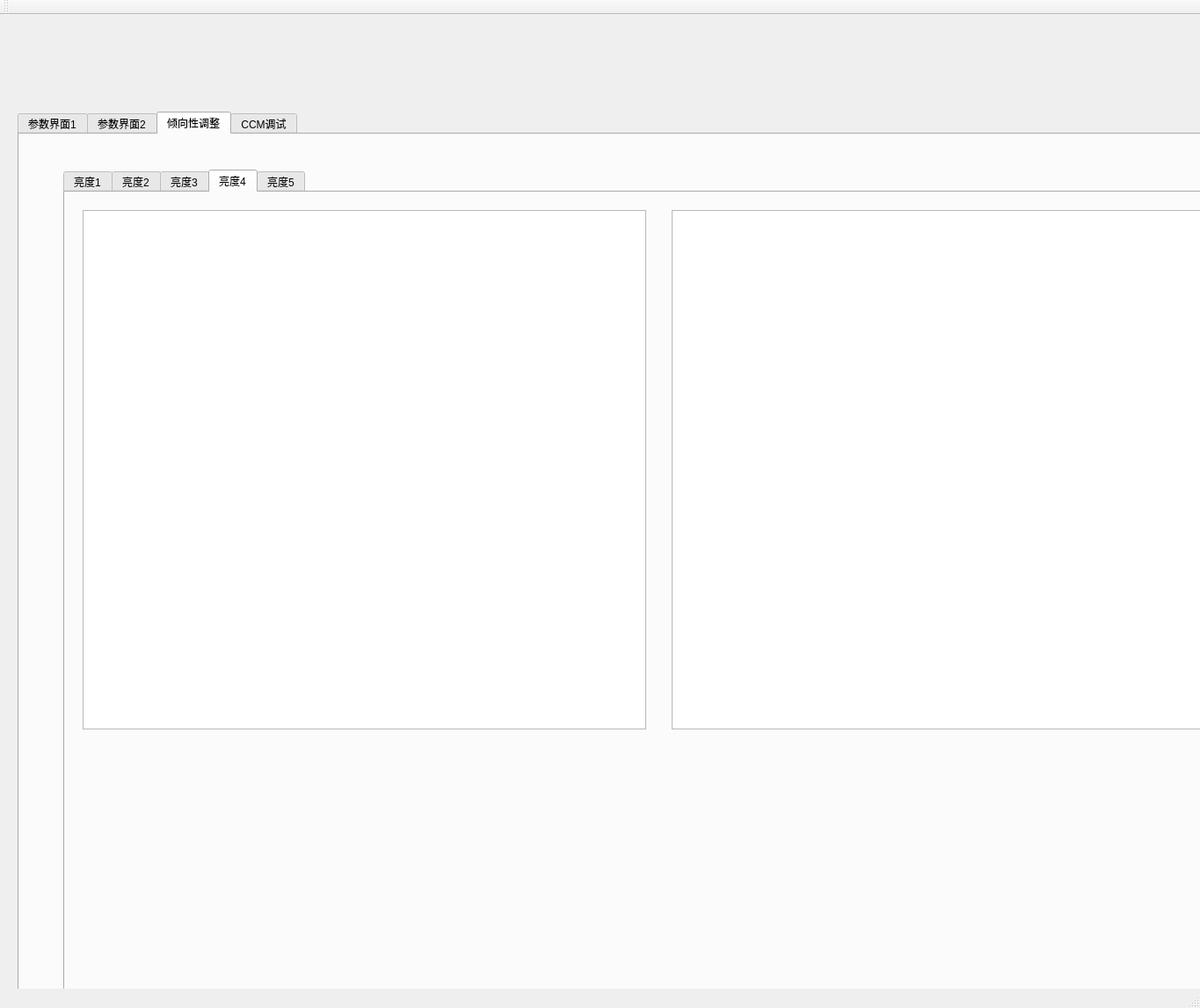
<?xml version="1.0" encoding="UTF-8"?>
<ui version="4.0">
 <class>QtWidgetsApplication1Class</class>
 <widget class="QMainWindow" name="QtWidgetsApplication1Class">
  <property name="geometry">
   <rect>
    <x>0</x>
    <y>0</y>
    <width>1365</width>
    <height>1147</height>
   </rect>
  </property>
  <property name="windowTitle">
   <string>QtWidgetsApplication1</string>
  </property>
  <widget class="QWidget" name="centralWidget">
   <widget class="QTabWidget" name="tabWidgetAll">
    <property name="geometry">
     <rect>
      <x>20</x>
      <y>110</y>
      <width>1811</width>
      <height>1651</height>
     </rect>
    </property>
    <property name="currentIndex">
     <number>2</number>
    </property>
    <widget class="QWidget" name="tabMetering">
     <attribute name="title">
      <string>参数界面1</string>
     </attribute>
     <widget class="QTableWidget" name="tableWidgetInt">
      <property name="geometry">
       <rect>
        <x>90</x>
        <y>20</y>
        <width>561</width>
        <height>611</height>
       </rect>
      </property>
      <property name="accessibleName">
       <string/>
      </property>
     </widget>
     <widget class="QTableWidget" name="tableWidgetHist">
      <property name="geometry">
       <rect>
        <x>760</x>
        <y>60</y>
        <width>841</width>
        <height>571</height>
       </rect>
      </property>
     </widget>
     <widget class="QPushButton" name="pushButtonLoad">
      <property name="geometry">
       <rect>
        <x>310</x>
        <y>650</y>
        <width>75</width>
        <height>24</height>
       </rect>
      </property>
      <property name="text">
       <string>加载参数</string>
      </property>
     </widget>
     <widget class="QPushButton" name="pushButtonSave">
      <property name="geometry">
       <rect>
        <x>410</x>
        <y>650</y>
        <width>75</width>
        <height>24</height>
       </rect>
      </property>
      <property name="text">
       <string>保存参数</string>
      </property>
     </widget>
     <widget class="QTableWidget" name="tableWidgetHist_2">
      <property name="geometry">
       <rect>
        <x>750</x>
        <y>670</y>
        <width>821</width>
        <height>601</height>
       </rect>
      </property>
     </widget>
     <widget class="QLabel" name="label">
      <property name="geometry">
       <rect>
        <x>790</x>
        <y>40</y>
        <width>71</width>
        <height>16</height>
       </rect>
      </property>
      <property name="text">
       <string>颜色区间参数</string>
      </property>
     </widget>
     <widget class="QLabel" name="label_3">
      <property name="geometry">
       <rect>
        <x>790</x>
        <y>640</y>
        <width>141</width>
        <height>20</height>
       </rect>
      </property>
      <property name="text">
       <string>颜色区间权重参数</string>
      </property>
     </widget>
     <widget class="QLabel" name="label_4">
      <property name="geometry">
       <rect>
        <x>50</x>
        <y>670</y>
        <width>91</width>
        <height>16</height>
       </rect>
      </property>
      <property name="text">
       <string>灰区参数</string>
      </property>
     </widget>
     <widget class="QTableWidget" name="tableWidgetBVTh">
      <property name="geometry">
       <rect>
        <x>30</x>
        <y>700</y>
        <width>651</width>
        <height>531</height>
       </rect>
      </property>
     </widget>
    </widget>
    <widget class="QWidget" name="tabArbitration">
     <attribute name="title">
      <string>参数界面2</string>
     </attribute>
     <widget class="QTabWidget" name="tabWidgetTable">
      <property name="geometry">
       <rect>
        <x>80</x>
        <y>40</y>
        <width>1801</width>
        <height>1611</height>
       </rect>
      </property>
      <property name="currentIndex">
       <number>0</number>
      </property>
      <widget class="QWidget" name="tabTarget">
       <attribute name="title">
        <string>亮度权重</string>
       </attribute>
       <widget class="QTabWidget" name="tabTargetMode">
        <property name="geometry">
         <rect>
          <x>10</x>
          <y>130</y>
          <width>1791</width>
          <height>1461</height>
         </rect>
        </property>
        <property name="currentIndex">
         <number>1</number>
        </property>
        <widget class="QWidget" name="LV1_cct">
         <attribute name="title">
          <string>亮度1</string>
         </attribute>
         <widget class="QTableWidget" name="tableLV1_cct">
          <property name="geometry">
           <rect>
            <x>50</x>
            <y>40</y>
            <width>441</width>
            <height>401</height>
           </rect>
          </property>
         </widget>
        </widget>
        <widget class="QWidget" name="LV2_cct">
         <attribute name="title">
          <string>亮度2</string>
         </attribute>
         <widget class="QTableWidget" name="tableLV2_cct">
          <property name="geometry">
           <rect>
            <x>20</x>
            <y>20</y>
            <width>451</width>
            <height>411</height>
           </rect>
          </property>
         </widget>
        </widget>
        <widget class="QWidget" name="LV3_cct">
         <attribute name="title">
          <string>亮度3</string>
         </attribute>
         <widget class="QTableWidget" name="tableLV3_cct">
          <property name="geometry">
           <rect>
            <x>20</x>
            <y>20</y>
            <width>441</width>
            <height>431</height>
           </rect>
          </property>
         </widget>
        </widget>
        <widget class="QWidget" name="LV4_cct">
         <attribute name="title">
          <string>亮度4</string>
         </attribute>
         <widget class="QTableWidget" name="tableLV4_cct">
          <property name="geometry">
           <rect>
            <x>20</x>
            <y>20</y>
            <width>451</width>
            <height>431</height>
           </rect>
          </property>
         </widget>
        </widget>
        <widget class="QWidget" name="LV5_cct">
         <attribute name="title">
          <string>亮度5</string>
         </attribute>
         <widget class="QTableWidget" name="tableLV5_cct">
          <property name="geometry">
           <rect>
            <x>30</x>
            <y>20</y>
            <width>471</width>
            <height>431</height>
           </rect>
          </property>
         </widget>
        </widget>
       </widget>
       <widget class="QTableWidget" name="tableTgMode">
        <property name="geometry">
         <rect>
          <x>10</x>
          <y>10</y>
          <width>1271</width>
          <height>111</height>
         </rect>
        </property>
       </widget>
      </widget>
      <widget class="QWidget" name="tabExpo">
       <attribute name="title">
        <string>误导颜色区设置</string>
       </attribute>
       <widget class="QTableWidget" name="tableLV5_cct_2">
        <property name="geometry">
         <rect>
          <x>40</x>
          <y>50</y>
          <width>821</width>
          <height>531</height>
         </rect>
        </property>
       </widget>
      </widget>
     </widget>
    </widget>
    <widget class="QWidget" name="tabColorShift">
     <attribute name="title">
      <string>倾向性调整</string>
     </attribute>
     <widget class="QTabWidget" name="tabTargetMode_3">
      <property name="geometry">
       <rect>
        <x>50</x>
        <y>40</y>
        <width>1791</width>
        <height>1461</height>
       </rect>
      </property>
      <property name="currentIndex">
       <number>3</number>
      </property>
      <widget class="QWidget" name="LV1_cct_2">
       <attribute name="title">
        <string>亮度1</string>
       </attribute>
       <widget class="QTableWidget" name="tableLV1_shift_rg">
        <property name="geometry">
         <rect>
          <x>50</x>
          <y>40</y>
          <width>551</width>
          <height>531</height>
         </rect>
        </property>
       </widget>
       <widget class="QTableWidget" name="tableLV1_shift_bg">
        <property name="geometry">
         <rect>
          <x>650</x>
          <y>40</y>
          <width>551</width>
          <height>531</height>
         </rect>
        </property>
       </widget>
      </widget>
      <widget class="QWidget" name="LV2_cct_2">
       <attribute name="title">
        <string>亮度2</string>
       </attribute>
       <widget class="QTableWidget" name="tableLV2_shift_rg">
        <property name="geometry">
         <rect>
          <x>20</x>
          <y>20</y>
          <width>611</width>
          <height>571</height>
         </rect>
        </property>
       </widget>
       <widget class="QTableWidget" name="tableLV2_shift_bg">
        <property name="geometry">
         <rect>
          <x>660</x>
          <y>20</y>
          <width>581</width>
          <height>571</height>
         </rect>
        </property>
       </widget>
      </widget>
      <widget class="QWidget" name="LV3_cct_2">
       <attribute name="title">
        <string>亮度3</string>
       </attribute>
       <widget class="QTableWidget" name="tableLV3_shift_rg">
        <property name="geometry">
         <rect>
          <x>20</x>
          <y>20</y>
          <width>641</width>
          <height>611</height>
         </rect>
        </property>
       </widget>
       <widget class="QTableWidget" name="tableLV3_shift_bg">
        <property name="geometry">
         <rect>
          <x>680</x>
          <y>20</y>
          <width>581</width>
          <height>611</height>
         </rect>
        </property>
       </widget>
      </widget>
      <widget class="QWidget" name="LV4_cct_2">
       <attribute name="title">
        <string>亮度4</string>
       </attribute>
       <widget class="QTableWidget" name="tableLV4_shift_rg">
        <property name="geometry">
         <rect>
          <x>20</x>
          <y>20</y>
          <width>641</width>
          <height>591</height>
         </rect>
        </property>
       </widget>
       <widget class="QTableWidget" name="tableLV4_shift_bg">
        <property name="geometry">
         <rect>
          <x>690</x>
          <y>20</y>
          <width>621</width>
          <height>591</height>
         </rect>
        </property>
       </widget>
      </widget>
      <widget class="QWidget" name="LV5_cct_2">
       <attribute name="title">
        <string>亮度5</string>
       </attribute>
       <widget class="QTableWidget" name="tableLV5_shift_rg">
        <property name="geometry">
         <rect>
          <x>30</x>
          <y>20</y>
          <width>601</width>
          <height>581</height>
         </rect>
        </property>
       </widget>
       <widget class="QTableWidget" name="tableLV5_shift_bg">
        <property name="geometry">
         <rect>
          <x>650</x>
          <y>20</y>
          <width>611</width>
          <height>581</height>
         </rect>
        </property>
       </widget>
      </widget>
     </widget>
    </widget>
    <widget class="QWidget" name="tabCCM">
     <attribute name="title">
      <string>CCM调试</string>
     </attribute>
     <widget class="QTabWidget" name="tabTargetMode_2">
      <property name="geometry">
       <rect>
        <x>80</x>
        <y>110</y>
        <width>1791</width>
        <height>1461</height>
       </rect>
      </property>
      <property name="currentIndex">
       <number>4</number>
      </property>
      <widget class="QWidget" name="LV1_ccm1">
       <attribute name="title">
        <string>A</string>
       </attribute>
       <widget class="QTableWidget" name="tableLV1_ccm1">
        <property name="geometry">
         <rect>
          <x>50</x>
          <y>40</y>
          <width>671</width>
          <height>401</height>
         </rect>
        </property>
       </widget>
      </widget>
      <widget class="QWidget" name="LV2_ccm2">
       <attribute name="title">
        <string>tl84</string>
       </attribute>
       <widget class="QTableWidget" name="tableLV2_ccm2">
        <property name="geometry">
         <rect>
          <x>20</x>
          <y>20</y>
          <width>651</width>
          <height>411</height>
         </rect>
        </property>
       </widget>
      </widget>
      <widget class="QWidget" name="LV3_ccm3">
       <attribute name="title">
        <string>cwf</string>
       </attribute>
       <widget class="QTableWidget" name="tableLV3_ccm3">
        <property name="geometry">
         <rect>
          <x>20</x>
          <y>20</y>
          <width>671</width>
          <height>431</height>
         </rect>
        </property>
       </widget>
      </widget>
      <widget class="QWidget" name="LV4_ccm4">
       <attribute name="title">
        <string>D65</string>
       </attribute>
       <widget class="QTableWidget" name="tableLV4_ccm4">
        <property name="geometry">
         <rect>
          <x>20</x>
          <y>20</y>
          <width>671</width>
          <height>431</height>
         </rect>
        </property>
       </widget>
      </widget>
      <widget class="QWidget" name="LV5_ccm5">
       <attribute name="title">
        <string>high</string>
       </attribute>
       <widget class="QTableWidget" name="tableLV5_cct_3">
        <property name="geometry">
         <rect>
          <x>30</x>
          <y>20</y>
          <width>671</width>
          <height>431</height>
         </rect>
        </property>
       </widget>
      </widget>
     </widget>
     <widget class="QPushButton" name="pushButton">
      <property name="geometry">
       <rect>
        <x>230</x>
        <y>30</y>
        <width>521</width>
        <height>41</height>
       </rect>
      </property>
      <property name="text">
       <string>！！！请输入4位整数。第一位为整数部分，后三位为小数部分。</string>
      </property>
     </widget>
    </widget>
   </widget>
  </widget>
  <widget class="QMenuBar" name="menuBar">
   <property name="geometry">
    <rect>
     <x>0</x>
     <y>0</y>
     <width>1365</width>
     <height>20</height>
    </rect>
   </property>
  </widget>
  <widget class="QToolBar" name="mainToolBar">
   <attribute name="toolBarArea">
    <enum>TopToolBarArea</enum>
   </attribute>
   <attribute name="toolBarBreak">
    <bool>false</bool>
   </attribute>
  </widget>
  <widget class="QStatusBar" name="statusBar"/>
 </widget>
 <layoutdefault spacing="6" margin="11"/>
 <resources>
  <include location="qtwidgetsapplication1.qrc"/>
 </resources>
 <connections>
  <connection>
   <sender>pushButtonLoad</sender>
   <signal>clicked(bool)</signal>
   <receiver>QtWidgetsApplication1Class</receiver>
   <slot>on_pushButton_loadParam_clicked()</slot>
   <hints>
    <hint type="sourcelabel">
     <x>497</x>
     <y>695</y>
    </hint>
    <hint type="destinationlabel">
     <x>405</x>
     <y>367</y>
    </hint>
   </hints>
  </connection>
  <connection>
   <sender>pushButtonSave</sender>
   <signal>clicked(bool)</signal>
   <receiver>QtWidgetsApplication1Class</receiver>
   <slot>on_pushButton_saveParam_clicked()</slot>
   <hints>
    <hint type="sourcelabel">
     <x>607</x>
     <y>695</y>
    </hint>
    <hint type="destinationlabel">
     <x>405</x>
     <y>367</y>
    </hint>
   </hints>
  </connection>
 </connections>
 <slots>
  <slot>on_pushButton_loadParam_clicked()</slot>
  <slot>on_pushButton_saveParam_clicked()</slot>
 </slots>
</ui>
